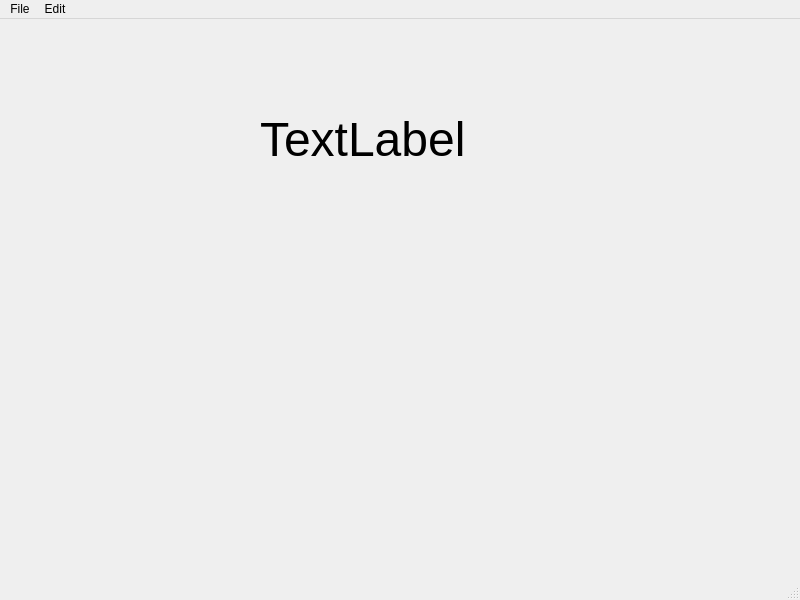
<?xml version="1.0" encoding="UTF-8"?>
<ui version="4.0">
 <class>MainWindow</class>
 <widget class="QMainWindow" name="MainWindow">
  <property name="geometry">
   <rect>
    <x>0</x>
    <y>0</y>
    <width>800</width>
    <height>600</height>
   </rect>
  </property>
  <property name="windowTitle">
   <string>MainWindow</string>
  </property>
  <widget class="QWidget" name="centralwidget">
   <widget class="QLabel" name="label">
    <property name="geometry">
     <rect>
      <x>260</x>
      <y>70</y>
      <width>281</width>
      <height>101</height>
     </rect>
    </property>
    <property name="font">
     <font>
      <pointsize>36</pointsize>
     </font>
    </property>
    <property name="text">
     <string>TextLabel</string>
    </property>
   </widget>
  </widget>
  <widget class="QMenuBar" name="menubar">
   <property name="geometry">
    <rect>
     <x>0</x>
     <y>0</y>
     <width>800</width>
     <height>24</height>
    </rect>
   </property>
   <widget class="QMenu" name="menuNew">
    <property name="title">
     <string>File</string>
    </property>
    <addaction name="actionNew"/>
    <addaction name="actionSave"/>
   </widget>
   <widget class="QMenu" name="menuEdit">
    <property name="title">
     <string>Edit</string>
    </property>
    <addaction name="actionCopy"/>
    <addaction name="actionPaste"/>
   </widget>
   <addaction name="menuNew"/>
   <addaction name="menuEdit"/>
  </widget>
  <widget class="QStatusBar" name="statusbar"/>
  <action name="actionNew">
   <property name="text">
    <string>New</string>
   </property>
   <property name="toolTip">
    <string>Create New File</string>
   </property>
   <property name="statusTip">
    <string>Create New File</string>
   </property>
   <property name="shortcut">
    <string>Ctrl+S</string>
   </property>
  </action>
  <action name="actionSave">
   <property name="text">
    <string>Save</string>
   </property>
   <property name="statusTip">
    <string>Save the file</string>
   </property>
   <property name="shortcut">
    <string>Ctrl+S</string>
   </property>
  </action>
  <action name="actionCopy">
   <property name="text">
    <string>Copy</string>
   </property>
   <property name="statusTip">
    <string>Ctrl + C</string>
   </property>
   <property name="shortcut">
    <string>Ctrl+C</string>
   </property>
  </action>
  <action name="actionPaste">
   <property name="text">
    <string>Paste</string>
   </property>
   <property name="statusTip">
    <string>Ctrl+v</string>
   </property>
   <property name="shortcut">
    <string>Ctrl+V</string>
   </property>
  </action>
 </widget>
 <resources/>
 <connections/>
</ui>
